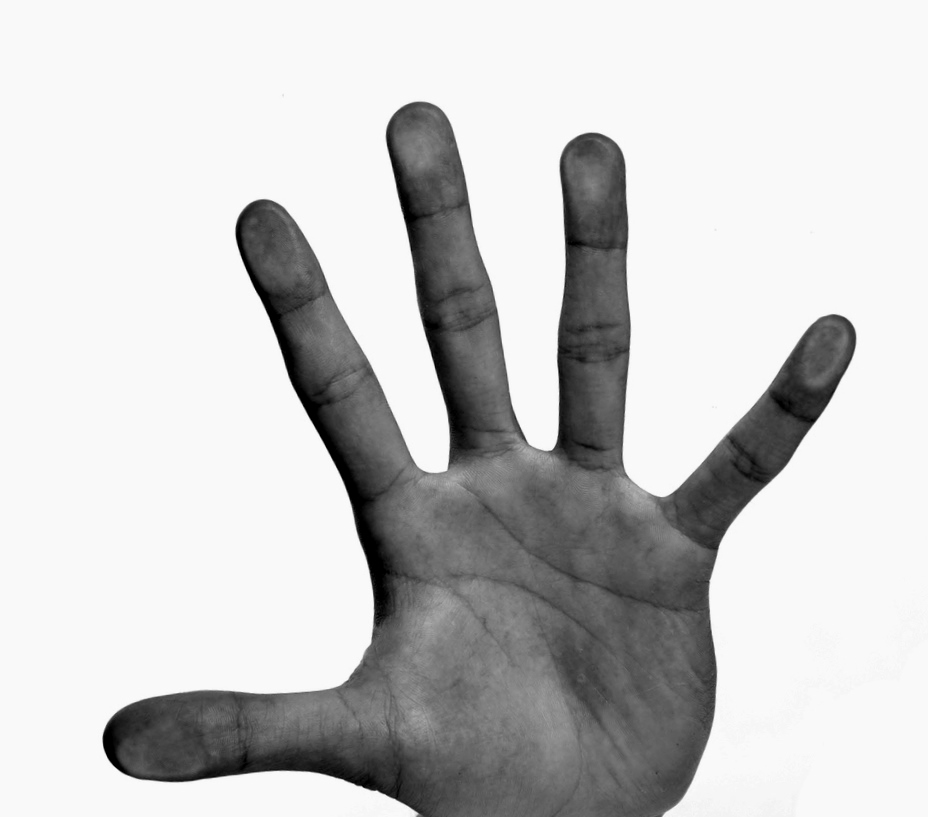
//> input picture Assignment5/HandjeKijken/hands.jpg, 928 x 817 px
$ ./__main hands.jpg   (built with g++ and OpenCV 4)
//> lines starting //> are read from the running program, lines starting //| are printed output that depends on the picture; after the words box and inside, x2 and y2 are one past the last pixel; in counts of white or black regions, pixels touching at a corner belong together
#include <opencv2/highgui/highgui.hpp>
#include <opencv2/imgproc/imgproc.hpp>
#include <opencv/cv.h>
#include <iostream>
#include <stdio.h>
#include <stdlib.h>
#include <vector>

using namespace cv;

int thresh = 100;
int dilation_size = 5;
Scalar red = Scalar(0, 0, 255);
Scalar green = Scalar(0, 255, 0);

int main(int argc, char* argv[]) {
	Mat src, HSV, threshold_output;
	std::vector< std::vector<Point> > contours;
	std::vector<Vec4i> hierarchy;

	// Read the image
	src = imread(argv[1], 1);
//> src is the input picture: 817 rows x 928 cols, CV_8UC3; min 0, max 253, mean 201.6

	if(!src.data) {
		std::cout << "Please add an image" << std::endl;
		return -1;
	}

	// Convert it to gray
	cvtColor(src, HSV, COLOR_BGR2HSV);
//> HSV: 817 rows x 928 cols, CV_8UC3; mean H, S, V 0, 0, 201.6

	inRange(HSV,Scalar(0,0,40),Scalar(10,30,230),HSV);
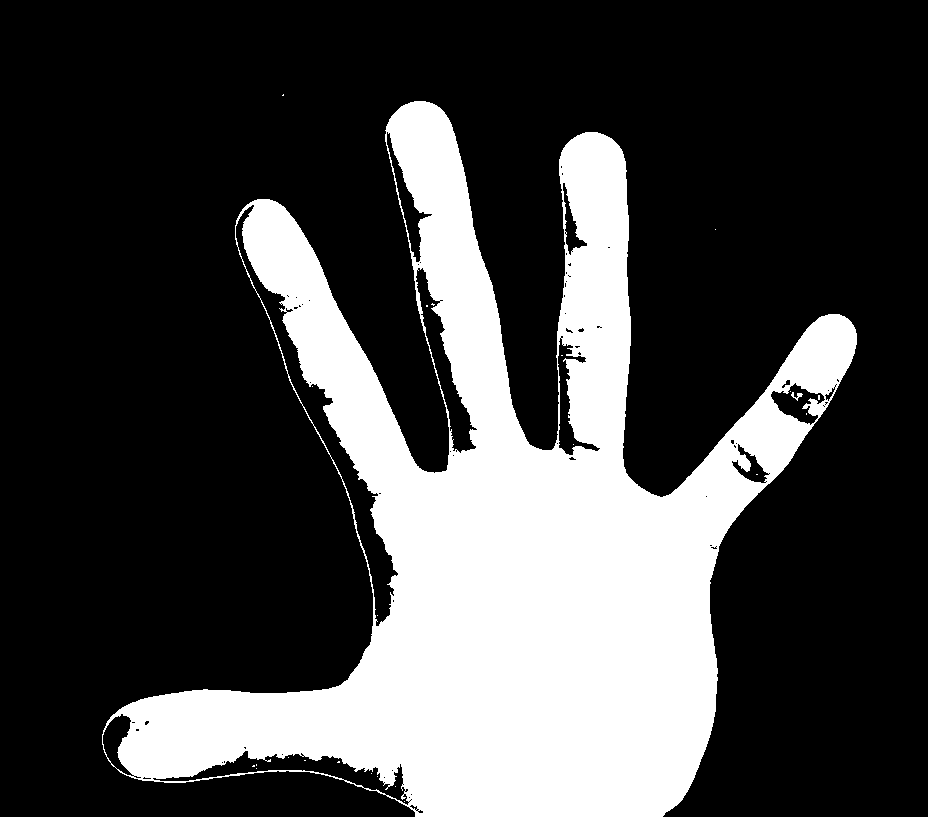
//> HSV: 817 rows x 928 cols, CV_8UC1; 27.1% white; 24 white regions (22 under 20 px), largest, box (x1, y1, x2, y2) and area: (102, 101, 857, 817) 205097, (791, 392, 803, 401) 43

	// Reduce the noise so we avoid false circle detection
	GaussianBlur(HSV, HSV, Size(11, 11), 2, 2);
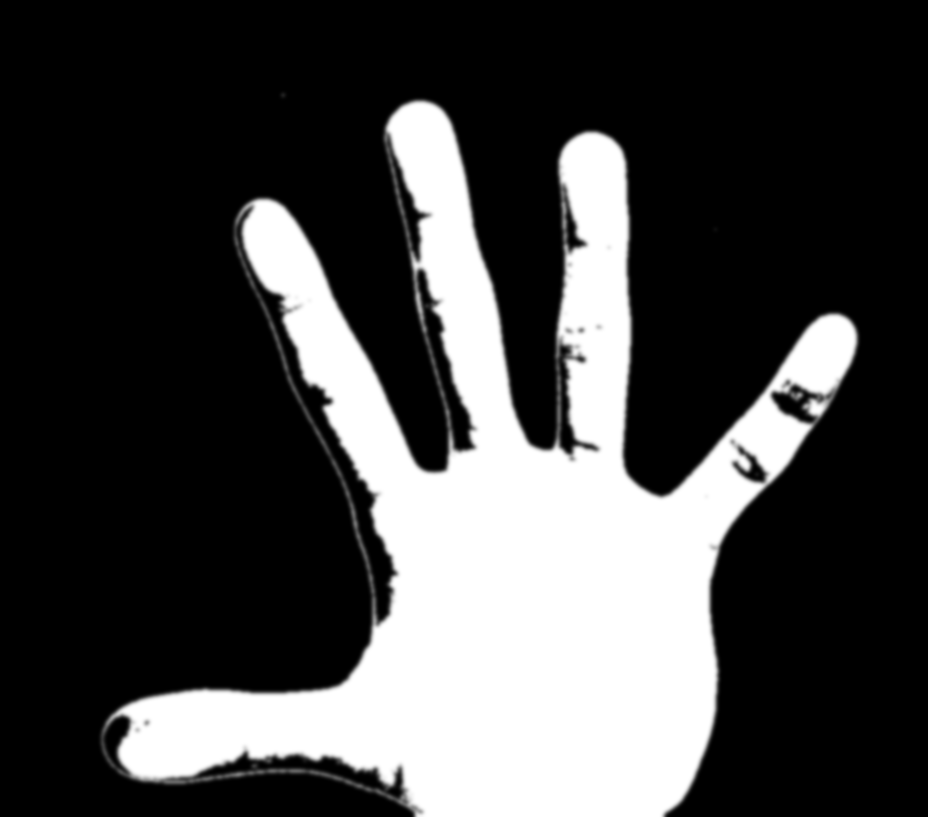
//> HSV: 817 rows x 928 cols, CV_8UC1; 8.38% of pixels changed, all inside (x1, y1, x2, y2) = (97, 90, 862, 817)


	// Detect edges using Threshold
	threshold( HSV, threshold_output, thresh, 255, THRESH_BINARY );
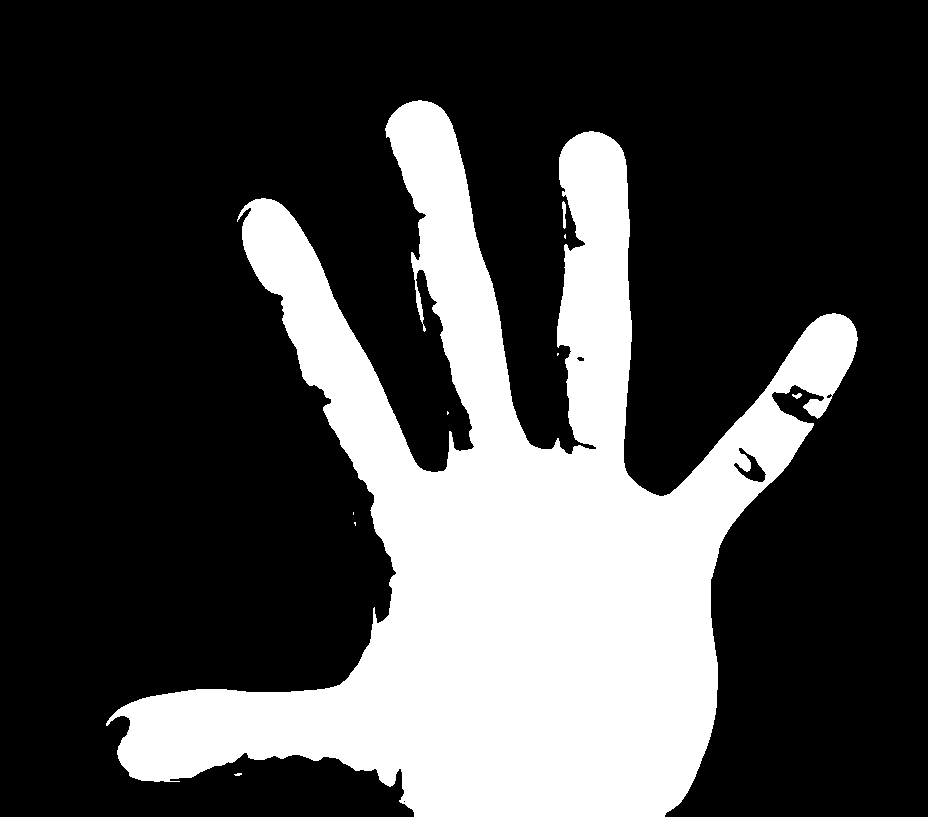
//> threshold_output: 817 rows x 928 cols, CV_8UC1; 27.3% white; 9 white regions (6 under 20 px), largest, box (x1, y1, x2, y2) and area: (106, 100, 858, 817) 206570, (562, 201, 566, 229) 80, (792, 393, 802, 399) 35

	Mat element = getStructuringElement( MORPH_RECT,
                                       Size( 2*dilation_size + 1, 2*dilation_size+1 ),
                                       Point( dilation_size, dilation_size ) );
  /// Apply the dilation operation
  dilate( threshold_output, threshold_output, element );
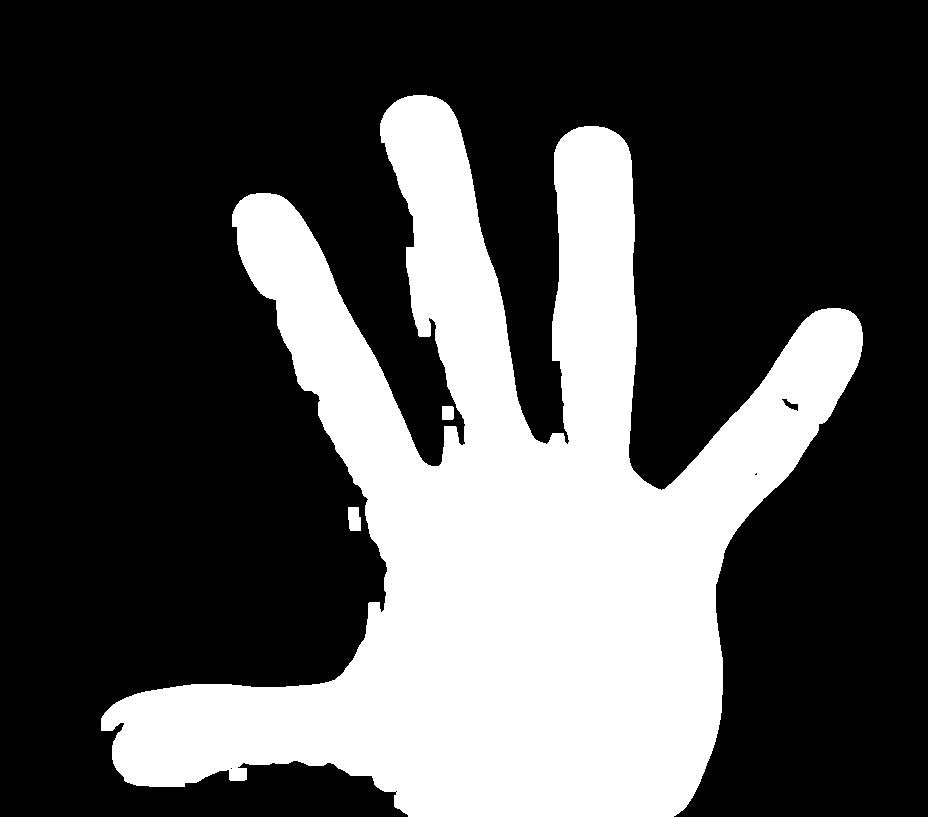
//> threshold_output: 817 rows x 928 cols, CV_8UC1; 31.1% white; 3 white regions

	// Find contours
	findContours( threshold_output, contours, hierarchy, CV_RETR_TREE, CV_CHAIN_APPROX_SIMPLE, Point(0, 0) );
//> contours = 7 contours, 3 with area under 20; largest, box (x1, y1, x2, y2) and area: (101, 95, 863, 817) 233340, (348, 507, 361, 531) 244, (442, 406, 454, 420) 142, (781, 398, 799, 412) 102

	// Find the convex hull object for each contour
	std::vector< std::vector<Point> > hull(contours.size());
//> hull = 7 empty contours
	for( int i = 0; i < contours.size(); i++ ) {
		convexHull( Mat(contours[i]), hull[i], false );
		std::cout << "Ding" << std::endl;
	}
//> this loop made 7 passes
//| Ding
//| Ding
//| Ding
//| Ding
//| Ding
//| Ding
//| Ding

	///Draw contours + hull results
	Mat drawing = Mat::zeros( threshold_output.size(), CV_8UC3 );
	for( int i = 0; i< contours.size(); i++ ) {
		drawContours( drawing, contours, i, red, 1, 8, std::vector<Vec4i>(), 0, Point() );
		drawContours( drawing, hull, i, green, 1, 8, std::vector<Vec4i>(), 0, Point() );
	}
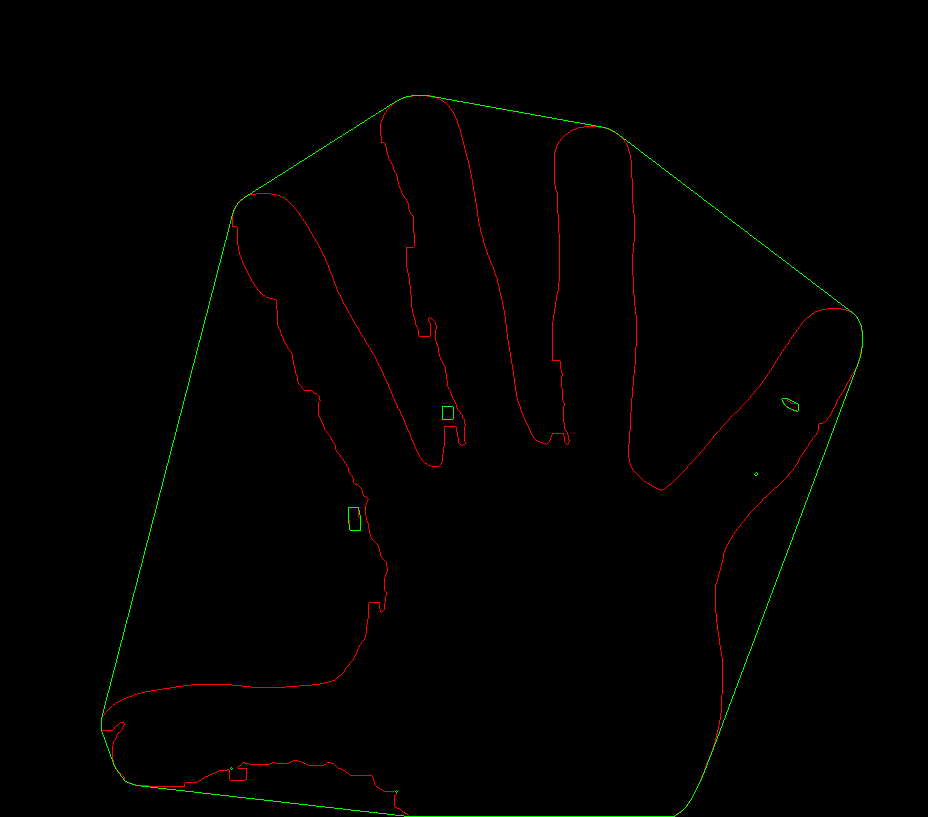
//> drawing: 817 rows x 928 cols, CV_8UC3; mean B, G, R 0, 0.8, 1.3

	// Show your results
	namedWindow("Convex Hull", CV_WINDOW_AUTOSIZE);
	imshow("Convex Hull", HSV);

	waitKey(0);
	return 0;
}
